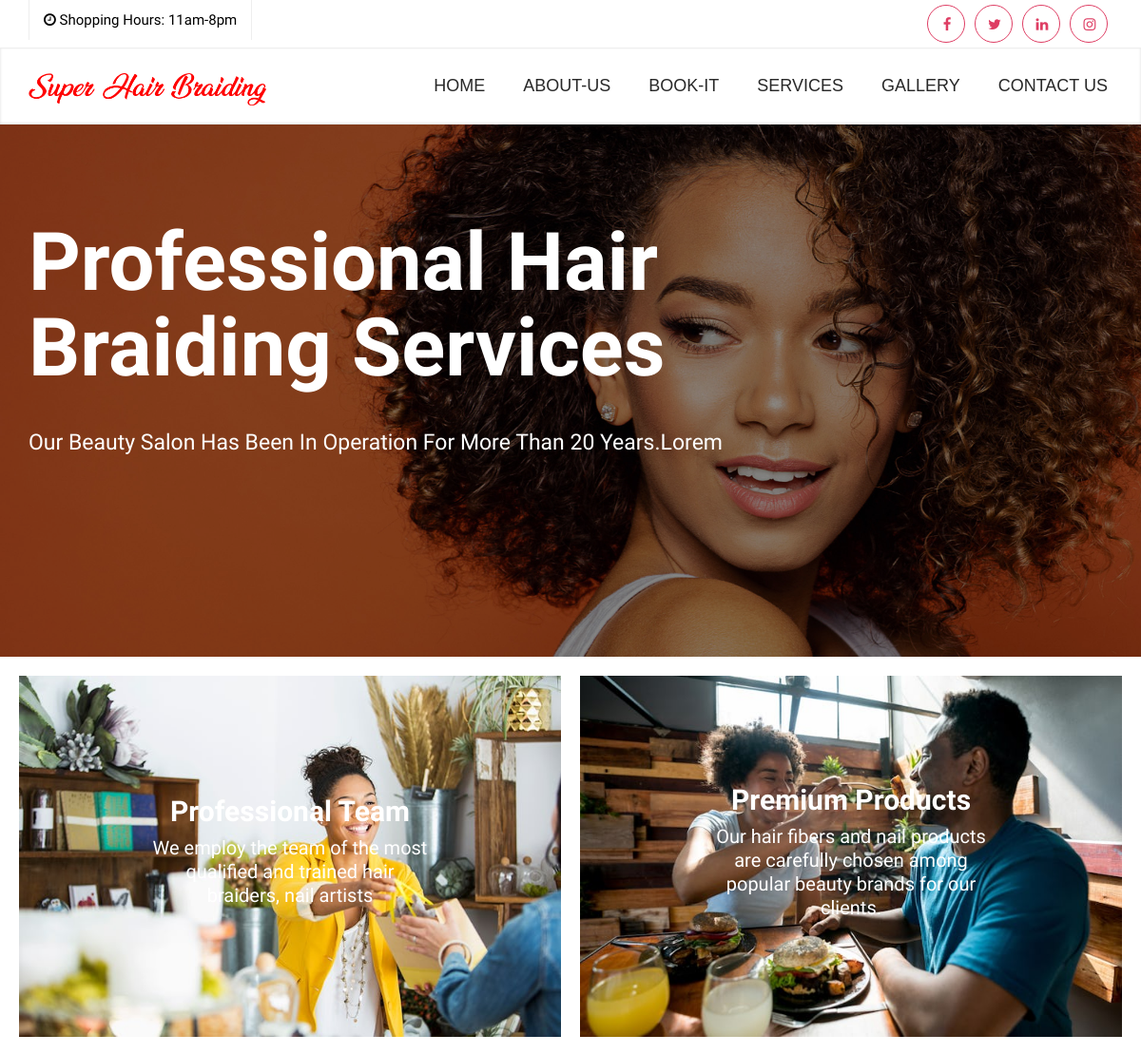
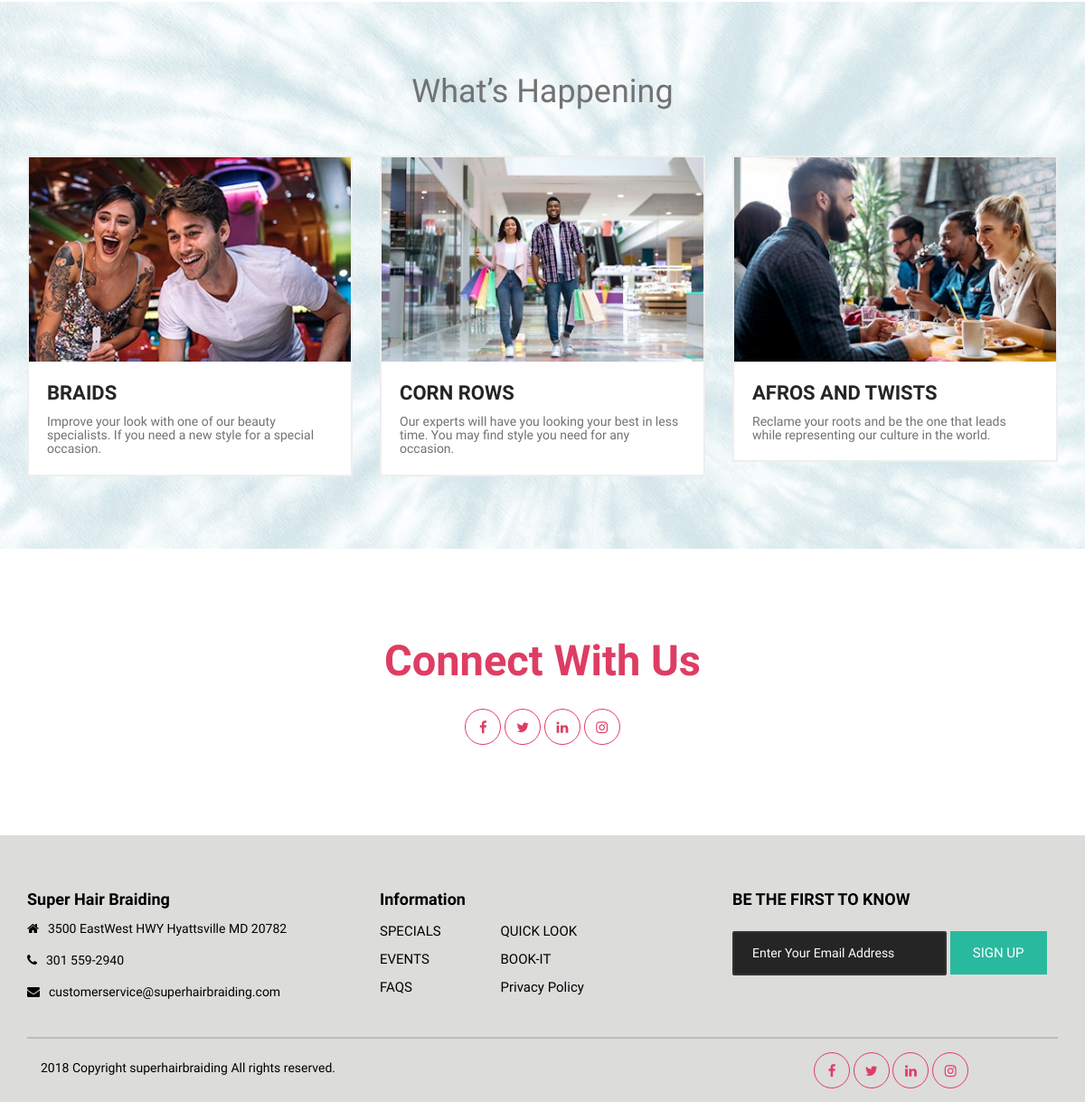
The page / on the database its author committed (2 pictures, top to bottom).
### home/models.py (models this page shows, shortened)
class Header(models.Model):
    background_image = models.ImageField(upload_to='home/header_background_images' ,default="")
    title = models.CharField(max_length=100)
    subtitle = models.CharField(max_length=100, default="")

class Service_content(models.Model):
    title = models.CharField(max_length=100)
    description = models.TextField(default='')
    image = models.ImageField(upload_to='home/services_images')

class WhatsHappening(models.Model):
    title = models.CharField(max_length=100)
    description = models.TextField(default='')
    image = models.ImageField(upload_to='home/whats_happening')

### home/views.py (the view)
# urls.py: path('', views.index, name='home'),
def index(request):
    header = Header.objects.first()
    services = Service_content.objects.all()
    whatshappening=WhatsHappening.objects.all()
    context={
        'header':header,
        'services':services,
        'whatshappening':whatshappening,
    }
    return render(request,"index.html",context)

### templates/index.html (shortened to what this page needs)
{% extends "base.html" %}
{% load static %}
{% block body %}
<div id="header-background" style="background-image: url('{{ header.background_image.url }}');">
    <div class="intro center-vertically">
       <div class="container">
          <div class="row">
             <div class="col-md-12">
                <div class="header-content text-left">
                   <h1 class="margin-auto">
                    {{ header.title|slice:18}}<br>{{header.title|slice:"18:35"}}
                   </h1>
                   <h3>{{header.subtitle}}</h3>
                </div>
             </div>
          </div>
       </div>
    </div>
 </div>
<section class="mmg-service-section">
 <div class="container-fluid">
    <div class="row">
        {% for service in services %}
       <div class="col-md-6 col-sm-6 col-xs-12">
          <img class="inner-img" src="{{ service.image.url }}" alt="">
          <div class="wow-fgcaption">
              <h2>{{service.title}} </h2>
              <p>{{service.description}}</p>
           </div>
        </div>
        {% endfor %}
    </div>
</div>
</section>
<section id="team-section">
 <div id="parallax-background-team">
    <div class="container">
       <div class="row">
          <div class="titlearea center">
             <h1>What’s Happening</h1>
          </div>
          <div class="space50"></div>
          {% for item in whatshappening %}
            <div class="col-md-4 col-sm-6 col-xs-12">
                <div class="single-team">
                    <div class="image">
                       <img class="img-responsive" src="{{item.image.url}}" alt="">
                    </div>
                    <div class="information">
                       <h3>{{item.title}}</h3>
                       <h5>{{item.description}}</h5>
                    </div>
                </div>
            </div>
            {% endfor %}
         </div>
    </div>
 </div>
</section>
<div id="parallax-background">
 <div class="intro center-vertically">
    <div class="container-fluid">
       <div class="row">
          <div class="col-md-8 col-md-offset-2">
             <div class="header-content-white text-center">
                <h1 class="margin-auto">Connect With Us</h1>
                <ul class="social-icons">
                    <li class="social-icon-facebook"><a target="_blank" href="#" aria-label="facebook"><span class="fa fa-facebook" aria-hidden="true"></span></a></li>
                    <li class="social-icon-twitter"><a target="_blank" href="#" aria-label="twitter"><span class="fa fa-twitter" aria-hidden="true"></span></a></li>
                    <li class="social-icon-linkedin"><a target="_blank" href="#" aria-label="LinkedIn"><span class="fa fa-linkedin" aria-hidden="true"></span></a></li>
                    <li class="social-icon-instagram"><a target="_blank" href="#" aria-label="Instagram"><span class="fa fa-instagram" aria-hidden="true"></span></a></li>
                 </ul>
             </div>
          </div>
       </div>
    </div>
 </div>
</div>
{% endblock body %}

### templates/base.html (shortened to what this page needs)
<!DOCTYPE html>
<html lang="en">
   <head>
      {% load static %}
      <link rel="stylesheet" href=" {% static "assets/bootstrap-3.3.7/css/bootstrap.min.css" %}">
	  <link rel="stylesheet" href= "{% static "assets/css/font-awesome.min.css" %} ">
      <link rel="stylesheet" href="{% static "assets/css/style.css" %}">
   </head>
   <body>
    <div id="home">
       <div id="topbar" class="topbar-transparent">
          <div class="container">
             <div class="row">
                <div class="col-sm-9">
                   <ul class="top-menu">
                      <li><span class="fa fa-clock-o"></span> Shopping Hours: 11am-8pm</li>
                   </ul>
                </div>
                <div class="col-sm-3 hidden-xs">
                   <ul class="social-icons top-social-iocns">
                      <li class="social-icon-facebook"><a target="_blank" href="#" aria-label="facebook"><span class="fa fa-facebook" aria-hidden="true"></span></a></li>
                      <li class="social-icon-twitter"><a target="_blank" href="#" aria-label="twitter"><span class="fa fa-twitter" aria-hidden="true"></span></a></li>
                      <li class="social-icon-linkedin"><a target="_blank" href="#" aria-label="LinkedIn"><span class="fa fa-linkedin" aria-hidden="true"></span></a></li>
                      <li class="social-icon-instagram"><a target="_blank" href="#" aria-label="Instagram"><span class="fa fa-instagram" aria-hidden="true"></span></a></li>
                   </ul>
                </div>
             </div>
          </div>
       </div>
       <header id="header" class="header-white">
          <div id="header-wrap">
              <div class="container">
                  <div id="logo">
                      <a href="{% url "home" %}" class="logo">
                          <img src="{% static "images/logo.png" %}" alt="">
                      </a>
                  </div>
                  <div class="container">
                   <nav class="main-menu pull-right">
                      <div class="navbar-collapse collapse clearfix">
                         <ul class="navigation clearfix">
                            <li class="{% if request.path == '/'%} active {% endif %}"><a href='{% url "home" %}'>Home</a></li>
                            <li class="{% if request.path == 'about/'%} active {% endif %}"><a href='{% url "about" %}'>About-Us</a></li>
                            <li class="{% if request.path == 'book-it/'%} active {% endif %}"><a href='{% url "book-it"%}'>Book-It</a></li>
                            <li class="{% if request.path == 'services/'%} active {% endif %}"><a href='{% url "services"%}'>Services</a></li>
                              <li class="dropdown">
                                 <a href='{% url "gallery"%}'>Gallery</a>
                              </li>
                             <li class="{% if request.path == 'services/'%} active {% endif %}"><a href='{% url "contact"%}'>Contact us</a></li>
                           </ul>
                      </div>
                   </nav>
                </div>
             </div>
          </div>
       </header>
       {% block body %}
       {% endblock body %}
  <footer>
      <section class="clearfix footer-wrapper">
          <div class="container clearfix footer-pad">
              <div class="row">
                  <div class="widget get-in-touch col-md-4 col-sm-6 col-xs-12">
                      <h4 class="widget_title">Super Hair Braiding</h4>
                      <div class="widget-contact-list">
                          <ul class="footer-contact-info">
                              <li>
                                 <div class="text-holder">
                                    <h5><span><i class="fa fa-home" aria-hidden="true"></i></span>3500 EastWest HWY Hyattsville MD 20782</h5>
                                 </div>
                              </li>
                              <li>
                                 <div class="text-holder">
                                    <h5><span><i class="fa fa-phone"></i></span> 301 559-2940</h5>
                                 </div>
                              </li>
                              <li>
                                 <div class="text-holder">
                                    <h5><span><i class="fa fa-envelope"></i></span><a href="mailto:customerservice@superhairbraiding.com">customerservice@superhairbraiding.com</a> </h5>
                                 </div>
                              </li>
                          </ul>
                      </div>
                  </div>
                  <div class="widget widget-links col-md-4 col-sm-6 col-xs-12">
                      <h4 class="widget_title">Information</h4>
                      <div class="widget-contact-list">
                          <ul class="latestnews">
                              <li><a href="#">SPECIALS</a></li>
                              <li><a href="#">EVENTS</a></li>
                              <li><a href="#">FAQS</a></li>
                              <li><a href="#">QUICK LOOK</a></li>
                              <li><a href="#">BOOK-IT</a></li>
                              <li><a href="privacy-policy.html">Privacy Policy</a></li>
                          </ul>
                      </div>
                  </div>
                  <div class="widget widget-links col-md-4 col-sm-6 col-xs-12">
                      <h4 class="widget_title">BE THE FIRST TO KNOW</h4>
                      <div id="mc_embed_signup">
                          <form action="#" method="post" class="validate" target="_blank">
                              <div class="mc_embed_signup_scroll">
                                 <div class="mc-field-group">
                                    <input type="email" value="Enter Your Email Address" name="EMAIL" class="required email">
                                    <buttton type="submit" class="email-btn">SIGN UP</buttton>
                                 </div>
                              </div>
                          </form>
                      </div>
                  </div>
              </div>
          </div>
      </section>
      <div class="container clearfix footer-b-pad">
          <div class="footer-copy">
              <div class="col-md-9 col-sm-9 col-xs-12">
                  <div class="pull-left fo-txt">
                      <p>2018 Copyright superhairbraiding All rights reserved.</a> </p>
                  </div>
              </div>
              <div class="col-md-3 col-sm-3 col-xs-12">
                  <ul class="social-icons">
                      <li class="social-icon-facebook"><a target="_blank" href="#" aria-label="facebook"><span class="fa fa-facebook" aria-hidden="true"></span></a></li>
                      <li class="social-icon-twitter"><a target="_blank" href="#" aria-label="twitter"><span class="fa fa-twitter" aria-hidden="true"></span></a></li>
                      <li class="social-icon-linkedin"><a target="_blank" href="#" aria-label="LinkedIn"><span class="fa fa-linkedin" aria-hidden="true"></span></a></li>
                      <li class="social-icon-instagram"><a target="_blank" href="#" aria-label="Instagram"><span class="fa fa-instagram" aria-hidden="true"></span></a></li>
                  </ul>
              </div>
          </div>
      </div>
  </footer>
 </body>
</html>

### rows shown on the page
Header: background_image (picture), title "Professional Hair", title "Braiding Services", subtitle "Our Beauty Salon Has Been In Operation For More Than 20 Years.lorem"
Service_content: image (picture), title "Professional Team", description "We employ the team of the most qualified and trained hair braiders, nail artists"
Service_content: image (picture), title "Premium Products", description "Our hair fibers and nail products are carefully chosen among popular beauty brands for our clients."
WhatsHappening: image (picture), title "BRAIDS", description "Improve your look with one of our beauty specialists. If you need a new style for a special occasion."
WhatsHappening: image (picture), title "CORN ROWS", description "Our experts will have you looking your best in less time. You may find style you need for any occasion."
WhatsHappening: image (picture), title "AFROS AND TWISTS", description "Reclame your roots and be the one that leads while representing our culture in the world."
